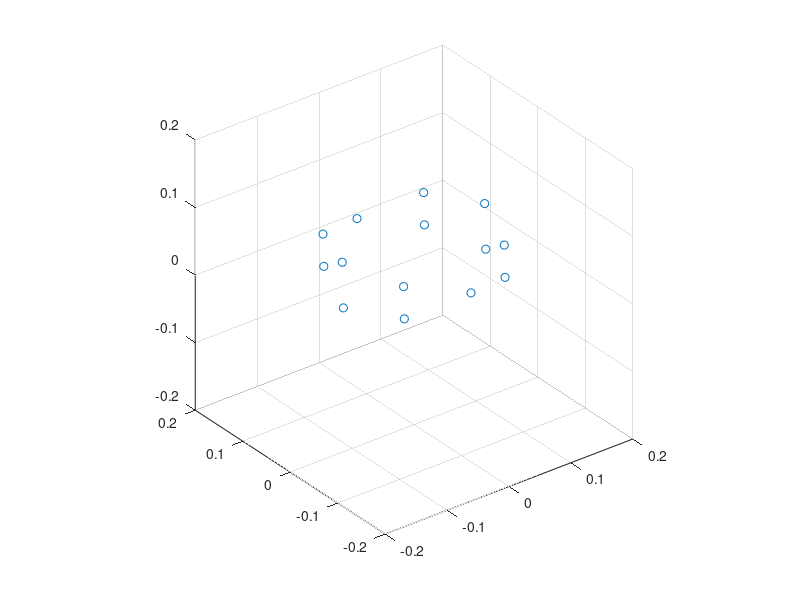

Reproduce this figure in MATLAB.
clear;
th = 0:pi/4:2*pi;
xmat = [];
for i=1:8,
  R= [cos(th(i)) -sin(th(i)); sin(th(i)) cos(th(i))];
  xmat(:,i) = R * [0.12;0]
end

xmat = [xmat;ones(1,8).*0];
th2 = pi/12; %acos(5/10)/2;

Rth2 = [cos(th2) 0 sin(th2); 
      0 1 0;
    -sin(th2) 0 cos(th2)];
  
x = Rth2*xmat;

th2 = -pi/10;

Rth2 = [cos(th2) 0 sin(th2); 
      0 1 0;
    -sin(th2) 0 cos(th2)];
  
x = [x, Rth2*xmat];

x = x(:,[1,2,4,5,6,8:end]);

for i=1:size(x,2),
  x(:,i) = x(:,i) + [0 0 0.05]';
end

figure(1); hold off; plot3(x(1,:),x(2,:),x(3,:),'o'); grid on; axis square;
xlim([-.2 .2]);ylim([-.2 .2]);zlim([-.2 .2]);



%%

repeat = 1;
while repeat == 1,
  % Create 3 stimuli each for rest(0) + reaches(1-14)
  n_stims_per_run = 3;
  idx = rem(randperm(29 * n_stims_per_run), 29);

  output = [];
  for i = 1:length(idx),
    if(idx(i) == 0)
      output = [output; 0 -1 3 0 0 0 0]; 
    else
      trest = 2+rem(floor(rand(1,1)*3),2);
      tplan = 1+rem(floor(rand(1,1)*3),2);
      tmove = 2+rem(floor(rand(1,1)*3),2);
      if(idx(i) <= 14)
        output = [output;
          1 -1 trest 0 0 0 0;
          [[2 -1 tplan], x(:,idx(i))' idx(i)];
          [[3 -1 tmove], x(:,idx(i))' idx(i)]];
      else
        tidx = idx(i) - 14;
        output = [output;
          1 -1 trest 0 0 0 0;
          [[2 -1 tplan], x(:,tidx)' idx(i)]];
      end
    end;
  end;

  tr = 1.57;
  n_trs = 270;
  t_end = ceil(n_trs * tr);
  output = [0 8 8 0 0 0 0; output; 0 t_end 5 0 0 0 0]; % 225 TRs

  for i = 2:size(output,1)-1,
    output(i,2) = output(i-1,2) + output(i,3);
  end

  output(end,3) = output(end,2) - output(end-1,2);
  
  if output(end,3) < 5 && output(end,3) > 2,
    repeat = 0;
  end
%   repeat = 0;
end


fp = fopen('delme.txt','w');
for i = 1:size(output,1),
  fprintf(fp, '%d %.3f %.3f %.3f %.3f %.3f %d\n', output(i,:));
end
fclose(fp);